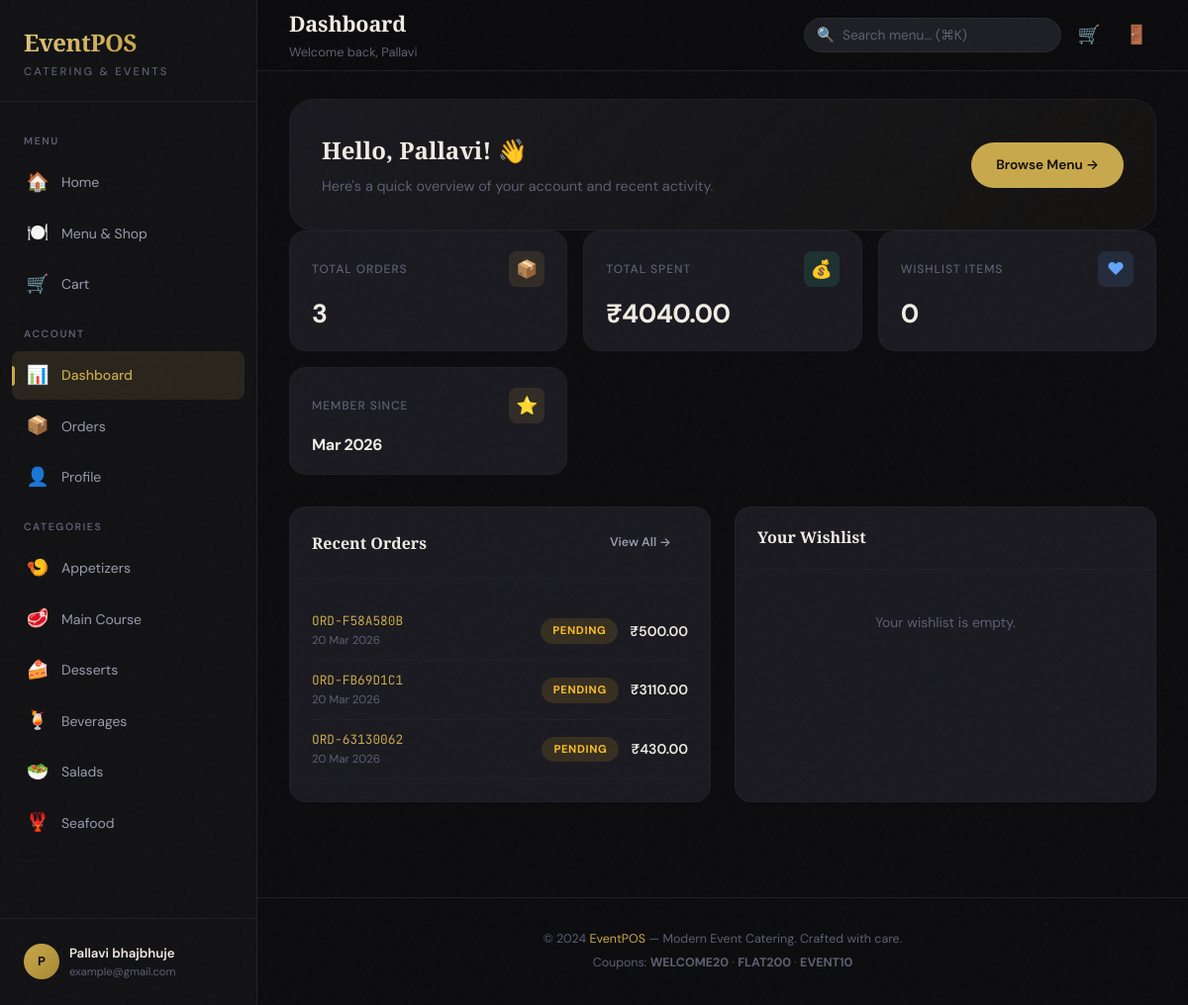
Screenshot of /dashboard/ (signed in) with the database file from the repository.
### core/models.py (models this page shows, shortened)
class Order(models.Model):
    STATUS_CHOICES = [
        ('pending', 'Pending'),
        ('confirmed', 'Confirmed'),
        ('preparing', 'Preparing'),
        ('shipped', 'Shipped'),
        ('delivered', 'Delivered'),
        ('cancelled', 'Cancelled'),
    ]
    PAYMENT_CHOICES = [
        ('cod', 'Cash on Delivery'),
        ('card', 'Credit/Debit Card'),
        ('upi', 'UPI'),
        ('wallet', 'Wallet'),
    ]
    order_id = models.CharField(max_length=20, unique=True, blank=True)
    user = models.ForeignKey(User, on_delete=models.CASCADE, related_name='orders')
    status = models.CharField(max_length=20, choices=STATUS_CHOICES, default='pending')
    payment_method = models.CharField(max_length=20, choices=PAYMENT_CHOICES, default='cod')
    payment_status = models.BooleanField(default=False)
    subtotal = models.DecimalField(max_digits=10, decimal_places=2)
    discount = models.DecimalField(max_digits=10, decimal_places=2, default=0)
    shipping_cost = models.DecimalField(max_digits=10, decimal_places=2, default=0)
    total = models.DecimalField(max_digits=10, decimal_places=2)
    coupon_code = models.CharField(max_length=50, blank=True)
    full_name = models.CharField(max_length=200)
    email = models.EmailField()
    phone = models.CharField(max_length=20)
    address = models.TextField()
    city = models.CharField(max_length=100)
    state = models.CharField(max_length=100)
    zipcode = models.CharField(max_length=20)
    notes = models.TextField(blank=True)
    created_at = models.DateTimeField(auto_now_add=True)
    updated_at = models.DateTimeField(auto_now=True)
    class Meta:
        ordering = ['-created_at']

### core/views.py (the view)
# urls.py: path('dashboard/', views.dashboard, name='dashboard'),
@login_required
def dashboard(request):
    recent_orders = Order.objects.filter(user=request.user)[:5]
    wishlist_items = Wishlist.objects.filter(user=request.user).select_related('product')[:8]
    total_orders = Order.objects.filter(user=request.user).count()
    total_spent = sum(o.total for o in Order.objects.filter(user=request.user))
    context = {
        'recent_orders': recent_orders,
        'wishlist_items': wishlist_items,
        'total_orders': total_orders,
        'total_spent': total_spent,
    }
    return render(request, 'core/dashboard.html', context)

### core/context_processors.py (called while the page is built)
def cart_count(request):
    count = 0
    if request.user.is_authenticated:
        cart = Cart.objects.filter(user=request.user).first()
        if cart:
            count = cart.item_count
    else:
        session_key = request.session.session_key
        if session_key:
            cart = Cart.objects.filter(session_key=session_key).first()
            if cart:
                count = cart.item_count
    return {'cart_item_count': count}

### core/models.py (called while the page is built)
    @property
    def item_count(self):
        return sum(item.quantity for item in self.items.all())

### templates/core/dashboard.html (shortened to what this page needs)
{% extends 'core/base.html' %}
{% block page_title %}Dashboard{% endblock %}
{% block page_subtitle %}Welcome back, {{ user.first_name|default:user.username }}{% endblock %}
{% block content %}
<div class="welcome-section animate-in">
    <div class="welcome-text">
        <h2>Hello, {{ user.first_name|default:user.username }}! 👋</h2>
        <p>Here's a quick overview of your account and recent activity.</p>
    </div>
    <a href="{% url 'shop' %}" class="btn btn-primary">Browse Menu →</a>
</div>
<div class="stats-row">
    <div class="stat-card animate-in delay-1">
        <div class="stat-card-header">
            <span class="stat-card-label">Total Orders</span>
            <span class="stat-card-icon gold">📦</span>
        </div>
        <div class="stat-card-value">{{ total_orders }}</div>
    </div>
    <div class="stat-card animate-in delay-2">
        <div class="stat-card-header">
            <span class="stat-card-label">Total Spent</span>
            <span class="stat-card-icon green">💰</span>
        </div>
        <div class="stat-card-value">₹{{ total_spent }}</div>
    </div>
    <div class="stat-card animate-in delay-3">
        <div class="stat-card-header">
            <span class="stat-card-label">Wishlist Items</span>
            <span class="stat-card-icon blue">♥</span>
        </div>
        <div class="stat-card-value">{{ wishlist_items|length }}</div>
    </div>
    <div class="stat-card animate-in delay-4">
        <div class="stat-card-header">
            <span class="stat-card-label">Member Since</span>
            <span class="stat-card-icon gold">⭐</span>
        </div>
        <div class="stat-card-value" style="font-size: 1rem;">{{ user.date_joined|date:"M Y" }}</div>
    </div>
</div>
<div class="dashboard-grid">
    <div class="panel">
        <div class="panel-header">
            <h3 class="panel-title">Recent Orders</h3>
            <a href="{% url 'order_history' %}" class="btn btn-ghost btn-sm">View All →</a>
        </div>
        <div class="panel-body">
            {% for order in recent_orders %}
            <div style="display: flex; align-items: center; justify-content: space-between; padding: 10px 0; border-bottom: 1px solid var(--color-border-subtle);">
                <div>
                    <div style="font-family: var(--font-mono); font-size: 0.8rem; color: var(--color-gold);">{{ order.order_id }}</div>
                    <div style="font-size: 0.72rem; color: var(--color-text-muted);">{{ order.created_at|date:"d M Y" }}</div>
                </div>
                <div style="display: flex; align-items: center; gap: 12px;">
                    <span class="status-badge {{ order.status }}">{{ order.get_status_display }}</span>
                    <span style="font-weight: 600; font-size: 0.875rem;">₹{{ order.total }}</span>
                </div>
            </div>
            {% empty %}
            <p class="text-muted text-center" style="padding: 20px; font-size: 0.875rem;">No orders yet. <a href="{% url 'shop' %}" class="text-gold">Start ordering!</a></p>
            {% endfor %}
        </div>
    </div>
    <div class="panel">
        <div class="panel-header">
            <h3 class="panel-title">Your Wishlist</h3>
        </div>
        <div class="panel-body">
            {% for item in wishlist_items %}
            <div style="display: flex; align-items: center; gap: 12px; padding: 8px 0; border-bottom: 1px solid var(--color-border-subtle);">
                <div style="width: 44px; height: 44px; border-radius: var(--radius-sm); overflow: hidden; flex-shrink: 0;">
                    <img src="{{ item.product.image }}" alt="{{ item.product.name }}" style="width: 100%; height: 100%; object-fit: cover;">
                </div>
                <div style="flex: 1;">
                    <a href="{% url 'product_detail' item.product.slug %}" style="font-size: 0.825rem; font-weight: 600;">{{ item.product.name }}</a>
                    <div style="font-size: 0.72rem; color: var(--color-text-muted);">{{ item.product.category.name }}</div>
                </div>
                <span style="font-weight: 600; font-size: 0.825rem; color: var(--color-gold);">₹{{ item.product.price }}</span>
            </div>
            {% empty %}
            <p class="text-muted text-center" style="padding: 20px; font-size: 0.875rem;">Your wishlist is empty.</p>
            {% endfor %}
        </div>
    </div>
</div>
{% endblock %}

### templates/core/base.html (shortened to what this page needs)
{% load static %}
{% load core_tags %}
<!DOCTYPE html>
<html lang="en">
<head>
    <link rel="stylesheet" href="{% static 'css/main.css' %}">
</head>
<body>
    <div class="app-layout">
        <aside class="sidebar" role="navigation" aria-label="Main navigation">
            <div class="sidebar-brand">
                <a href="{% url 'home' %}">
                    <h1>EventPOS</h1>
                    <span>Catering & Events</span>
                </a>
            </div>
            <nav class="sidebar-nav">
                <div class="sidebar-section-label">Menu</div>
                <a href="{% url 'home' %}" class="sidebar-link {% if request.resolver_match.url_name == 'home' %}active{% endif %}">
                    <span class="icon">🏠</span> Home
                </a>
                <a href="{% url 'shop' %}" class="sidebar-link {% if request.resolver_match.url_name == 'shop' %}active{% endif %}">
                    <span class="icon">🍽️</span> Menu & Shop
                </a>
                <a href="{% url 'cart' %}" class="sidebar-link {% if request.resolver_match.url_name == 'cart' %}active{% endif %}">
                    <span class="icon">🛒</span> Cart
                </a>
                {% if user.is_authenticated %}
                <div class="sidebar-section-label">Account</div>
                <a href="{% url 'dashboard' %}" class="sidebar-link {% if request.resolver_match.url_name == 'dashboard' %}active{% endif %}">
                    <span class="icon">📊</span> Dashboard
                </a>
                <a href="{% url 'order_history' %}" class="sidebar-link {% if request.resolver_match.url_name == 'order_history' %}active{% endif %}">
                    <span class="icon">📦</span> Orders
                </a>
                <a href="{% url 'profile' %}" class="sidebar-link {% if request.resolver_match.url_name == 'profile' %}active{% endif %}">
                    <span class="icon">👤</span> Profile
                </a>
                {% endif %}
                <div class="sidebar-section-label">Categories</div>
                <a href="{% url 'shop' %}?category=appetizers" class="sidebar-link">
                    <span class="icon">🍤</span> Appetizers
                </a>
                <a href="{% url 'shop' %}?category=main-course" class="sidebar-link">
                    <span class="icon">🥩</span> Main Course
                </a>
                <a href="{% url 'shop' %}?category=desserts" class="sidebar-link">
                    <span class="icon">🍰</span> Desserts
                </a>
                <a href="{% url 'shop' %}?category=beverages" class="sidebar-link">
                    <span class="icon">🍹</span> Beverages
                </a>
                <a href="{% url 'shop' %}?category=salads" class="sidebar-link">
                    <span class="icon">🥗</span> Salads
                </a>
                <a href="{% url 'shop' %}?category=seafood" class="sidebar-link">
                    <span class="icon">🦞</span> Seafood
                </a>
            </nav>
            <div class="sidebar-footer">
                {% if user.is_authenticated %}
                <a href="{% url 'profile' %}" class="sidebar-user">
                    <div class="sidebar-user-avatar">
                        {{ user.first_name|default:user.username|make_list|first|upper }}
                    </div>
                    <div class="sidebar-user-info">
                        <div class="sidebar-user-name">{{ user.first_name|default:user.username }} {{ user.last_name }}</div>
                        <div class="sidebar-user-email">{{ user.email|default:"No email" }}</div>
                    </div>
                </a>
                {% else %}
                <a href="{% url 'login' %}" class="btn btn-primary btn-block btn-sm">Sign In</a>
                {% endif %}
            </div>
        </aside>
        <main class="main-content">
            <header class="top-bar">
                <div class="top-bar-left">
                    <div>
                        <div class="page-title">{% block page_title %}EventPOS{% endblock %}</div>
                        <div class="page-subtitle">{% block page_subtitle %}{% endblock %}</div>
                    </div>
                </div>
                <div class="top-bar-right">
                    <form action="{% url 'shop' %}" method="get" class="search-container">
                        <span class="search-icon">🔍</span>
                        <input type="text" name="q" class="search-input" placeholder="Search menu... (⌘K)" value="{{ request.GET.q|default:'' }}" aria-label="Search products">
                    </form>
                    <a href="{% url 'cart' %}" class="top-bar-btn" aria-label="Cart">
                        🛒
                    </a>
                    {% if user.is_authenticated %}
                    <a href="{% url 'logout' %}" class="top-bar-btn" aria-label="Logout" title="Logout">🚪</a>
                    {% else %}
                    <a href="{% url 'login' %}" class="top-bar-btn" aria-label="Sign In" title="Sign In">👤</a>
                    {% endif %}
                </div>
            </header>
            <div class="content-area">
                {% block content %}{% endblock %}
            </div>
            <footer class="app-footer">
                <p>© 2024 <a href="{% url 'home' %}">EventPOS</a> — Modern Event Catering. Crafted with care.</p>
                <p style="margin-top: 4px;">Coupons: <strong>WELCOME20</strong> · <strong>FLAT200</strong> · <strong>EVENT10</strong></p>
            </footer>
        </main>
    </div>
</body>
</html>

### rows the page displays
Order: order_id "ORD-F58A580B", created_at "20 Mar 2026", status "PENDING", total "500.00"
Order: order_id "ORD-FB69D1C1", created_at "20 Mar 2026", status "PENDING", total "3110.00"
Order: order_id "ORD-63130062", created_at "20 Mar 2026", status "PENDING", total "430.00"

### other values shown
{{ user.first_name|default:user.username|make_list|first|upper }} "P"
{{ user.first_name|default:user.username }} "Pallavi"
{{ user.last_name }} "bhajbhuje"
{{ user.email|default:"No email" }} "example@gmail.com"
{{ total_orders }} "3"
{{ total_spent }} "4040.00"
{{ wishlist_items|length }} "0"
{{ user.date_joined|date:"M Y" }} "Mar 2026"
